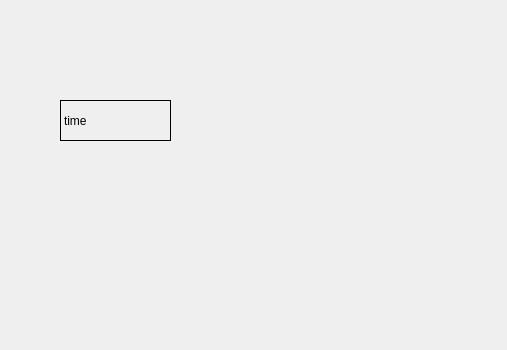
<?xml version="1.0" encoding="UTF-8"?>
<ui version="4.0">
 <class>Widget</class>
 <widget class="QWidget" name="Widget">
  <property name="geometry">
   <rect>
    <x>0</x>
    <y>0</y>
    <width>507</width>
    <height>350</height>
   </rect>
  </property>
  <property name="windowTitle">
   <string>Widget</string>
  </property>
  <widget class="QLabel" name="label">
   <property name="geometry">
    <rect>
     <x>60</x>
     <y>100</y>
     <width>111</width>
     <height>41</height>
    </rect>
   </property>
   <property name="frameShape">
    <enum>QFrame::Box</enum>
   </property>
   <property name="text">
    <string>time</string>
   </property>
  </widget>
 </widget>
 <layoutdefault spacing="6" margin="11"/>
 <resources/>
 <connections/>
</ui>
